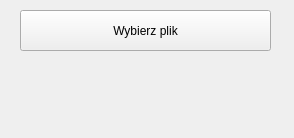
<?xml version="1.0" encoding="UTF-8"?>
<ui version="4.0">
 <class>DecodeWindow</class>
 <widget class="QMainWindow" name="DecodeWindow">
  <property name="geometry">
   <rect>
    <x>0</x>
    <y>0</y>
    <width>294</width>
    <height>138</height>
   </rect>
  </property>
  <property name="windowTitle">
   <string>Odczytaj z pliku</string>
  </property>
  <widget class="QWidget" name="centralwidget">
   <widget class="QPushButton" name="selectFileButton">
    <property name="geometry">
     <rect>
      <x>20</x>
      <y>10</y>
      <width>251</width>
      <height>41</height>
     </rect>
    </property>
    <property name="text">
     <string>Wybierz plik</string>
    </property>
   </widget>
   <widget class="QLabel" name="infoLabel">
    <property name="geometry">
     <rect>
      <x>20</x>
      <y>70</y>
      <width>251</width>
      <height>61</height>
     </rect>
    </property>
    <property name="text">
     <string/>
    </property>
   </widget>
  </widget>
 </widget>
 <resources/>
 <connections/>
</ui>
